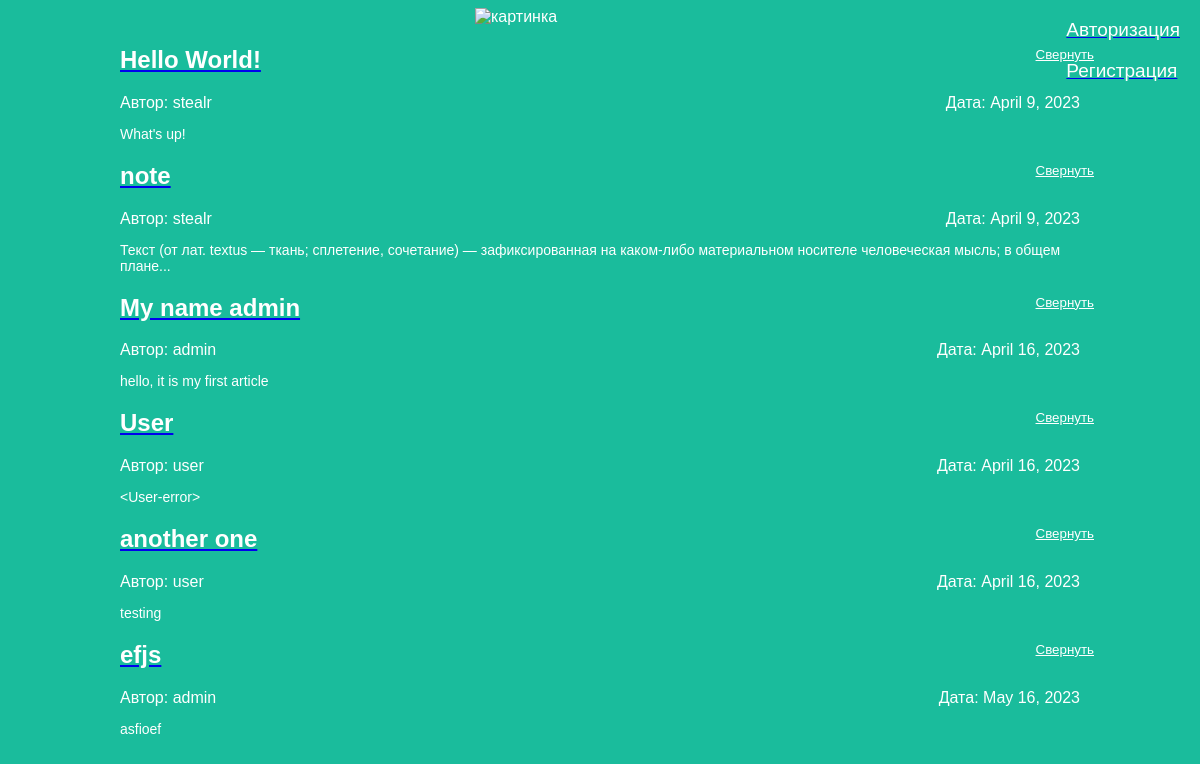
The page / on the database its author committed.
### articles/models.py (models this page shows, shortened)
class Article(models.Model):
    title = models.CharField(max_length=200)
    author = models.ForeignKey(User, on_delete=models.CASCADE)
    text = models.TextField()
    created_date = models.DateField(auto_now_add=True)
    def get_excerpt(self):
        return self.text[:140] + "..." if len(self.text) > 140 else self.text

### articles/views.py (the view)
# urls.py: path('', views.archive, name='archive'),
def archive(request):
    if request.user.is_authenticated:
        if request.method == "POST":
            logout(request)
            return redirect("archive")
        else:
            username = request.user.username
            return render(request, 'archive_auth.html', {"posts": Article.objects.all(), "user": username})
    else:
        return render(request, 'archive.html', {"posts": Article.objects.all()})

### articles/templates/archive.html (shortened to what this page needs)
<!DOCTYPE html>
<html>
    <head>
		<link rel="stylesheet" href="{{ STATIC_URL }}/static/article.css">
    </head>
    <body>
		<div class="header">
			<img src="https://cdn.iconscout.com/icon/free/png-256/django-2-282855.png" alt="картинка">
		</div>
		<div class="login">
			<a href="http://127.0.0.1:8000/login"><p class="post-title"> Авторизация </p></a>
			<a href="http://127.0.0.1:8000/register"><p class="post-title"> Регистрация </p></a>
		</div>
		<div class="archive">
			{% for post in posts %}
			<div class="one-post">
				<button class="fold-button">Свернуть</button>
				<a href="http://127.0.0.1:8000/article/{{ post.id }}"><h2 class="post-title">{{ post.title }}</h2></a>
				<div class="article-info">
					<div class="article-created-date">Дата: {{ post.created_date }}</div>
					<div class="article-author">Автор: {{ post.author.username }}</div>
					<p class="article-text">{{ post.get_excerpt }}</p>
				</div>
			</div>
			{% endfor %}
		</div>
    </body>
</html>

### articles/static/article.css (style rules this page uses)
body { background: #1abc9c; font-family: Tahoma, Arial, sans-serif; color: #ffffff; }
.article-text { position: static; font-size: 14px; }
.header img { display: block; width: 250px; margin-left: auto; margin-right: auto; }
.archive { width: 960px; margin-left: auto; margin-right: auto; }
.post-title { color: #ffffff; }
.article-created-date { position: absolute; text-align: right; width: 960px; margin-left: auto; margin-right: auto; }
.login { position: absolute; top: 0; float: right; right: 20px; font-size: 19px; color: #ffffff; margin-left: auto; margin-right: auto; }
.fold-button { background-color: transparent; border: none; color: white; text-decoration: underline; position: absolute; text-align: right; right: 100px }

### rows shown on the page
Article: title "Hello World!", created_date "April 9, 2023", author.username "stealr", get_excerpt "What's up!"
Article: title "note", created_date "April 9, 2023", author.username "stealr", get_excerpt "Текст (от лат. textus — ткань; сплетение, сочетание) — зафиксированная на каком-либо материальном носителе человеческая мысль; в общем плане..."
Article: title "My name admin", created_date "April 16, 2023", author.username "admin", get_excerpt "hello, it is my first article"
Article: title "User", created_date "April 16, 2023", author.username "user", get_excerpt "<User-error>"
Article: title "another one", created_date "April 16, 2023", author.username "user", get_excerpt "testing"
Article: title "efjs", created_date "May 16, 2023", author.username "admin", get_excerpt "asfioef"
